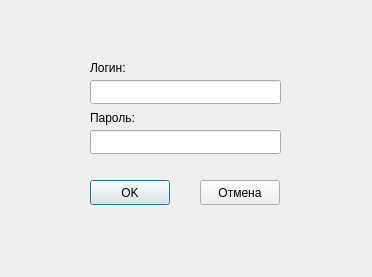
<?xml version="1.0" encoding="UTF-8"?>
<ui version="4.0">
 <class>AuthDialog</class>
 <widget class="QDialog" name="AuthDialog">
  <property name="geometry">
   <rect>
    <x>0</x>
    <y>0</y>
    <width>372</width>
    <height>277</height>
   </rect>
  </property>
  <property name="sizePolicy">
   <sizepolicy hsizetype="Fixed" vsizetype="Fixed">
    <horstretch>0</horstretch>
    <verstretch>0</verstretch>
   </sizepolicy>
  </property>
  <property name="windowTitle">
   <string>Dialog</string>
  </property>
  <widget class="QLineEdit" name="loginEdit">
   <property name="geometry">
    <rect>
     <x>90</x>
     <y>80</y>
     <width>191</width>
     <height>24</height>
    </rect>
   </property>
  </widget>
  <widget class="QLineEdit" name="passEdit">
   <property name="geometry">
    <rect>
     <x>90</x>
     <y>130</y>
     <width>191</width>
     <height>24</height>
    </rect>
   </property>
   <property name="echoMode">
    <enum>QLineEdit::Password</enum>
   </property>
   <property name="clearButtonEnabled">
    <bool>true</bool>
   </property>
  </widget>
  <widget class="QLabel" name="label">
   <property name="geometry">
    <rect>
     <x>90</x>
     <y>60</y>
     <width>55</width>
     <height>16</height>
    </rect>
   </property>
   <property name="text">
    <string>Логин:</string>
   </property>
  </widget>
  <widget class="QLabel" name="label_2">
   <property name="geometry">
    <rect>
     <x>90</x>
     <y>110</y>
     <width>55</width>
     <height>16</height>
    </rect>
   </property>
   <property name="text">
    <string>Пароль:</string>
   </property>
  </widget>
  <widget class="QPushButton" name="OKButton">
   <property name="geometry">
    <rect>
     <x>90</x>
     <y>180</y>
     <width>80</width>
     <height>25</height>
    </rect>
   </property>
   <property name="text">
    <string>OK</string>
   </property>
  </widget>
  <widget class="QPushButton" name="cancelButton">
   <property name="geometry">
    <rect>
     <x>200</x>
     <y>180</y>
     <width>80</width>
     <height>25</height>
    </rect>
   </property>
   <property name="text">
    <string>Отмена</string>
   </property>
  </widget>
 </widget>
 <resources/>
 <connections/>
</ui>
